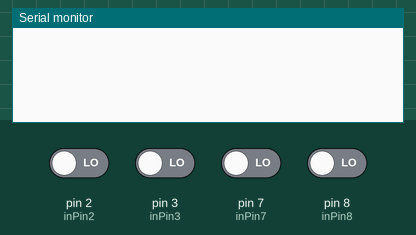
A sketch run on a simulated Arduino Leonardo, built with avr-gcc and run on an emulated ATmega32U4. Shown: the last lines printed to the serial monitor. The test bench sets the inputs (shaded band); at power-on: pin 2 (inPin2), pin 3 (inPin3), pin 7 (inPin7), pin 8 (inPin8) LOW. USB keyboard and mouse output is not drawn.

Above: at 1.2 s.
1.3 s: pin 2 (inPin2) driven HIGH
At 1.41 s:
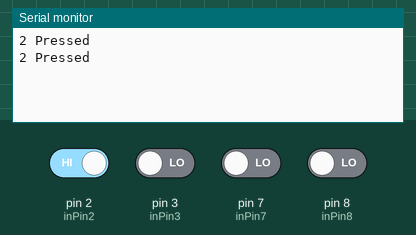
3.2 s: pin 3 (inPin3) driven HIGH
At 3.21 s:
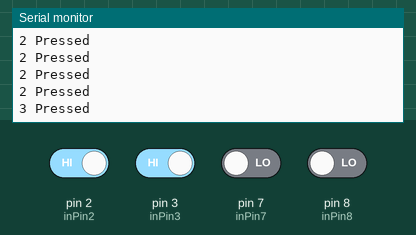
4.7 s: pin 7 (inPin7) driven HIGH
At 4.72 s:
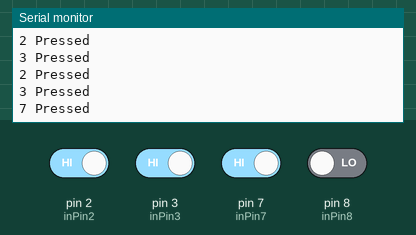
6.2 s: pin 8 (inPin8) driven HIGH
At 6.33 s:
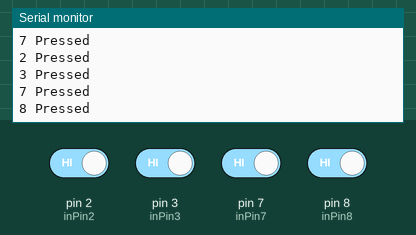
Timing chart, 0 to 8.7 s (numbered marks = the images above; inputs shaded):
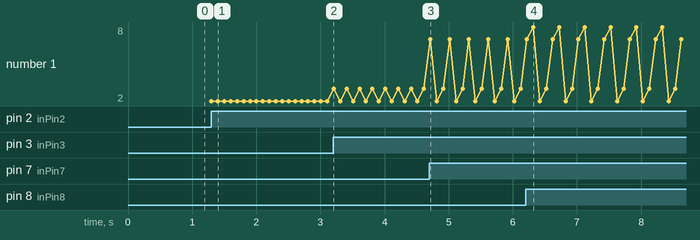

Measured:
- after the input at 1.3 s, the serial monitor: prints a new line at once (image 1)
- after the input at 3.2 s, the serial monitor: prints a new line at once (image 2)
- after the input at 4.7 s, the serial monitor: prints a new line at once (image 3)
- after the input at 6.2 s, the serial monitor: prints a new line after 0.12 s (image 4)
- plotted number 1: 2 → 3 after the input at 3.2 s

The sketch:

DJ_dart_button.ino
```cpp
#include <Keyboard.h>

const int inPin2 = 2; // choose the input pin (for a pushbutton)
const int inPin3 = 3;
const int inPin7 = 7;
const int inPin8 = 8;

//enum Pin {inPin2 = 2,inPin4 = 4,inPin7 = 7,inPin8 = 8}checkPin;

void setup() {
  Serial.begin(115200);
  pinMode(inPin2, INPUT); // declare pushbutton as input
  pinMode(inPin3, INPUT);
  pinMode(inPin7, INPUT);
  pinMode(inPin8, INPUT);
  //DDRD = B00000000;
  Keyboard.begin();
}

void loop(){
  //PORT = B11110000;

    if (digitalRead(inPin2) == HIGH) {         // check if the input is HIGH (button pressed)
    Serial.println("2 Pressed");
    Keyboard.press('2');
    delay(100);
    Keyboard.releaseAll();
    //delay(200);
    }

    if (digitalRead(inPin3) == HIGH) {         // check if the input is HIGH (button pressed)
    Serial.println("3 Pressed");
    Keyboard.press('3');
    delay(100);
    Keyboard.releaseAll();
    //delay(200);
    }

    if (digitalRead(inPin7) == HIGH) {         // check if the input is HIGH (button pressed)
    Serial.println("7 Pressed");
    Keyboard.press('7');
    delay(100);
    Keyboard.releaseAll();
    //delay(200);
    }

    if(digitalRead(inPin8) == HIGH) {         // check if the input is HIGH (button pressed)
    Serial.println("8 Pressed");
    Keyboard.press('8');
    delay(100);
    Keyboard.releaseAll();
    //delay(200);
      }
 }
```
